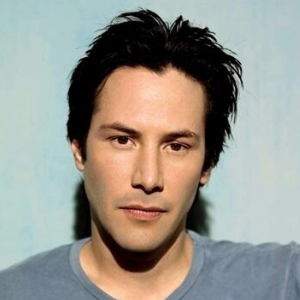
#> input picture opencv/03-图像的梯度/补充/assets/example.png, 300 x 300 px, found by its file name
$ python '05-双边滤波.py'
#> lines starting #> are read from the running program, lines starting #| are printed output that depends on the picture
import cv2
import numpy as np
import matplotlib.pyplot as plt

img = cv2.imread("../assets/example.png")
#> img is the input picture: shape (300, 300, 3); mean B, G, R 142, 150.1, 152.1
plt.subplot(121)
plt.imshow(cv2.cvtColor(img, cv2.COLOR_BGR2RGB))
filter_img = np.zeros(img.shape, dtype=np.uint8)
h, w, _ = img.shape
#> h = 300; w = 300
# 边缘填充
img = np.concatenate((img[:, 2, None], img[:, 1, None], img, img[:, -2, None], img[:, -3, None]), axis=1)
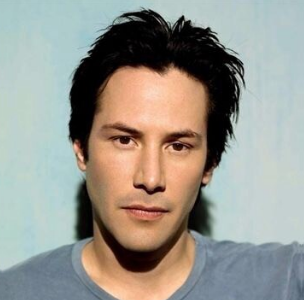
#> img: shape (300, 304, 3); mean B, G, R 142.7, 150.6, 152.4
img = np.concatenate((img[2, None, :], img[1, None, :], img, img[-2, None, :], img[-3, None, :]), axis=0)
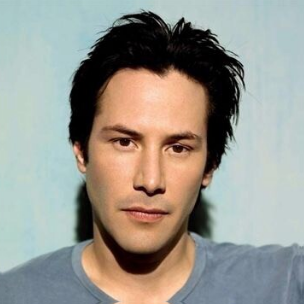
#> img: shape (304, 304, 3); mean B, G, R 143.1, 150.9, 152.5

sigmaColor = 200
sigmaSpace = 3
# 空域信息
sigma_s = np.zeros((5, 5))
m_x, m_y = 2, 2
for i in range(5):
    for j in range(5):
        a = ((i - m_y) ** 2 + (j - m_x) ** 2) / (2 * sigmaSpace ** 2)
        sigma_s[i][j] = np.exp(-a)


def bilateral_result(block):
    m = block[m_y, m_x]
    b = ((block - m) ** 2)/ (2 * sigmaColor ** 2)
    sigma_r = np.exp(-b)
    w_p = sigma_r * sigma_s
    return (np.sum(w_p * block) / np.sum(w_p)).astype(np.uint8)


# 值域信息
for i in range(h):
    for j in range(w):
        b_block = img[i:i + 5, j:j + 5, 0]
        g_block = img[i:i + 5, j:j + 5, 1]
        r_block = img[i:i + 5, j:j + 5, 2]
        b = bilateral_result(b_block)
        g = bilateral_result(g_block)
        r = bilateral_result(r_block)
        filter_img[i, j] = (b, g, r)
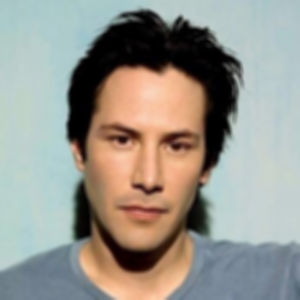
#> filter_img: shape (300, 300, 3); mean B, G, R 141.5, 149.6, 151.6

plt.subplot(122)
plt.imshow(cv2.cvtColor(filter_img, cv2.COLOR_BGR2RGB))
plt.show()
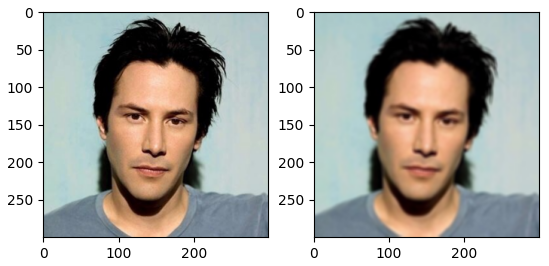
#> figure drawn by matplotlib, 2 panels
